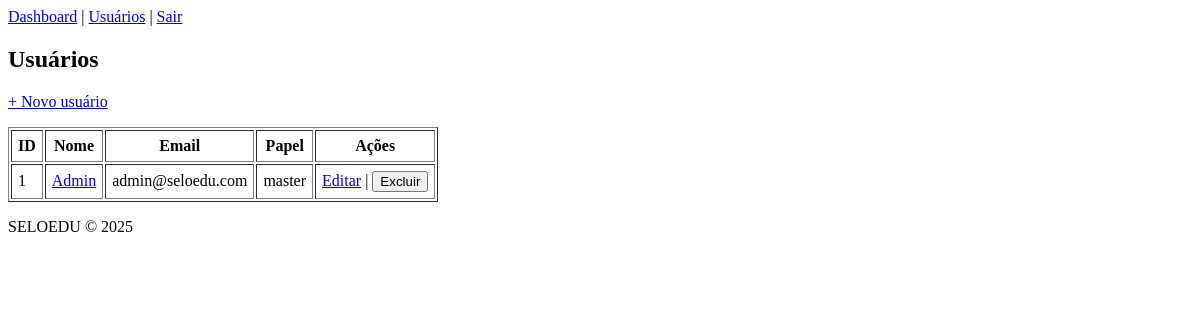
/users/ (signed in), run on an earlier commit of the app's database.
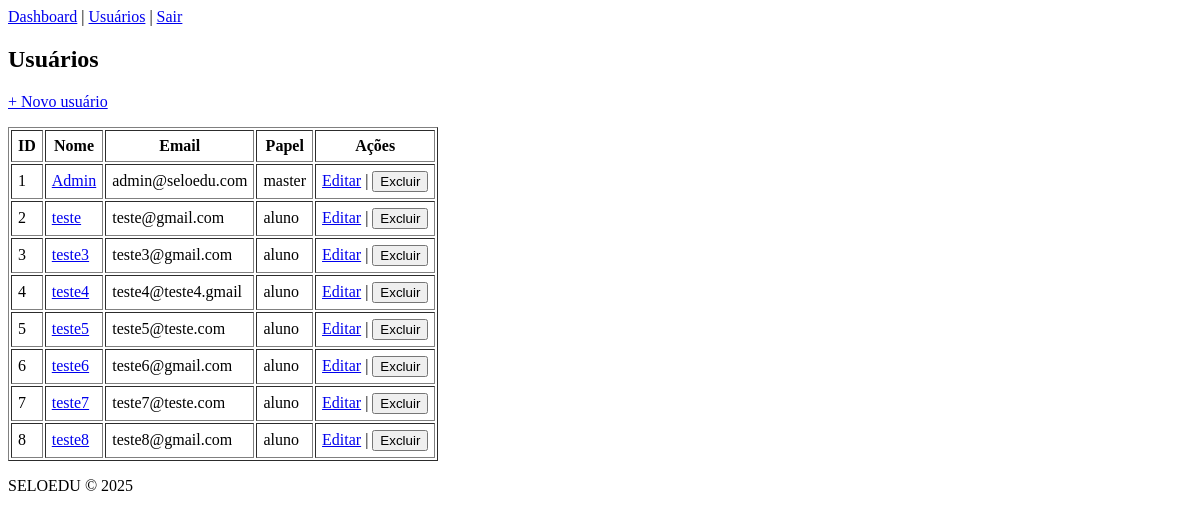
And on a later commit of the database.
### models/user.py (models this page shows, shortened)
class User(db.Model, UserMixin):
    id = db.Column(db.Integer, primary_key=True)
    nome = db.Column(db.String(100), nullable=False)
    email = db.Column(db.String(150), unique=True, nullable=False)
    password_hash = db.Column(db.String(200), nullable=False)
    role = db.Column(db.String(20), nullable=False, default="aluno")
    ativo = db.Column(db.Boolean, default=True)

### views/users.py (the view)
@login_required
def index():
    usuarios = User.query.all()
    return render_template("users/index.html", usuarios=usuarios)

### app.py (called while the page is built)
@login_manager.user_loader
def load_user(user_id):
    return User.query.get(int(user_id))

### templates/users/index.html (shortened to what this page needs)
{% extends "base.html" %}
{% block content %}
  <h2>Usuários</h2>
  <p><a href="{{ url_for('users.create') }}">+ Novo usuário</a></p>
  {% if usuarios %}
    <table border="1" cellpadding="6">
      <thead>
        <tr>
          <th>ID</th>
          <th>Nome</th>
          <th>Email</th>
          <th>Papel</th>
          <th>Ações</th>
        </tr>
      </thead>
      <tbody>
        {% for u in usuarios %}
          <tr>
            <td>{{ u.id }}</td>
            <td><a href="{{ url_for('users.show', user_id=u.id) }}">{{ u.nome }}</a></td>
            <td>{{ u.email }}</td>
            <td>{{ u.role }}</td>
            <td>
              <a href="{{ url_for('users.edit', user_id=u.id) }}">Editar</a>
              |
              <form action="{{ url_for('users.delete', user_id=u.id) }}" method="post" style="display:inline">
                <button type="submit">Excluir</button>
              </form>
            </td>
          </tr>
        {% endfor %}
      </tbody>
    </table>
  {% else %}
    <p>Nenhum usuário cadastrado.</p>
  {% endif %}
{% endblock %}

### templates/base.html (shortened to what this page needs)
<!DOCTYPE html>
<html lang="pt-BR">
<head>
    <link rel="stylesheet" href="{{ url_for('static', filename='custom.css') }}">
</head>
<body>
    <header>
        {% if current_user.is_authenticated %}
            <nav>
                <a href="{{ url_for('dashboard') }}">Dashboard</a> |
                <a href="{{ url_for('users.index') }}">Usuários</a> |
                <a href="{{ url_for('auth.logout') }}">Sair</a>
            </nav>
        {% endif %}
    </header>
    <main>
        {% block content %}{% endblock %}
    </main>
    <footer>
        <p>SELOEDU © 2025</p>
    </footer>
</body>
</html>

What changed in the data, as far as the page shows it:
added User: id "2", nome "teste", email "teste@gmail.com", role "aluno"
added User: id "3", nome "teste3", email "teste3@gmail.com", role "aluno"
added User: id "4", nome "teste4", email "teste4@teste4.gmail", role "aluno"
added User: id "5", nome "teste5", email "teste5@teste.com", role "aluno"
added User: id "6", nome "teste6", email "teste6@gmail.com", role "aluno"
added User: id "7", nome "teste7", email "teste7@teste.com", role "aluno"
added User: id "8", nome "teste8", email "teste8@gmail.com", role "aluno"
